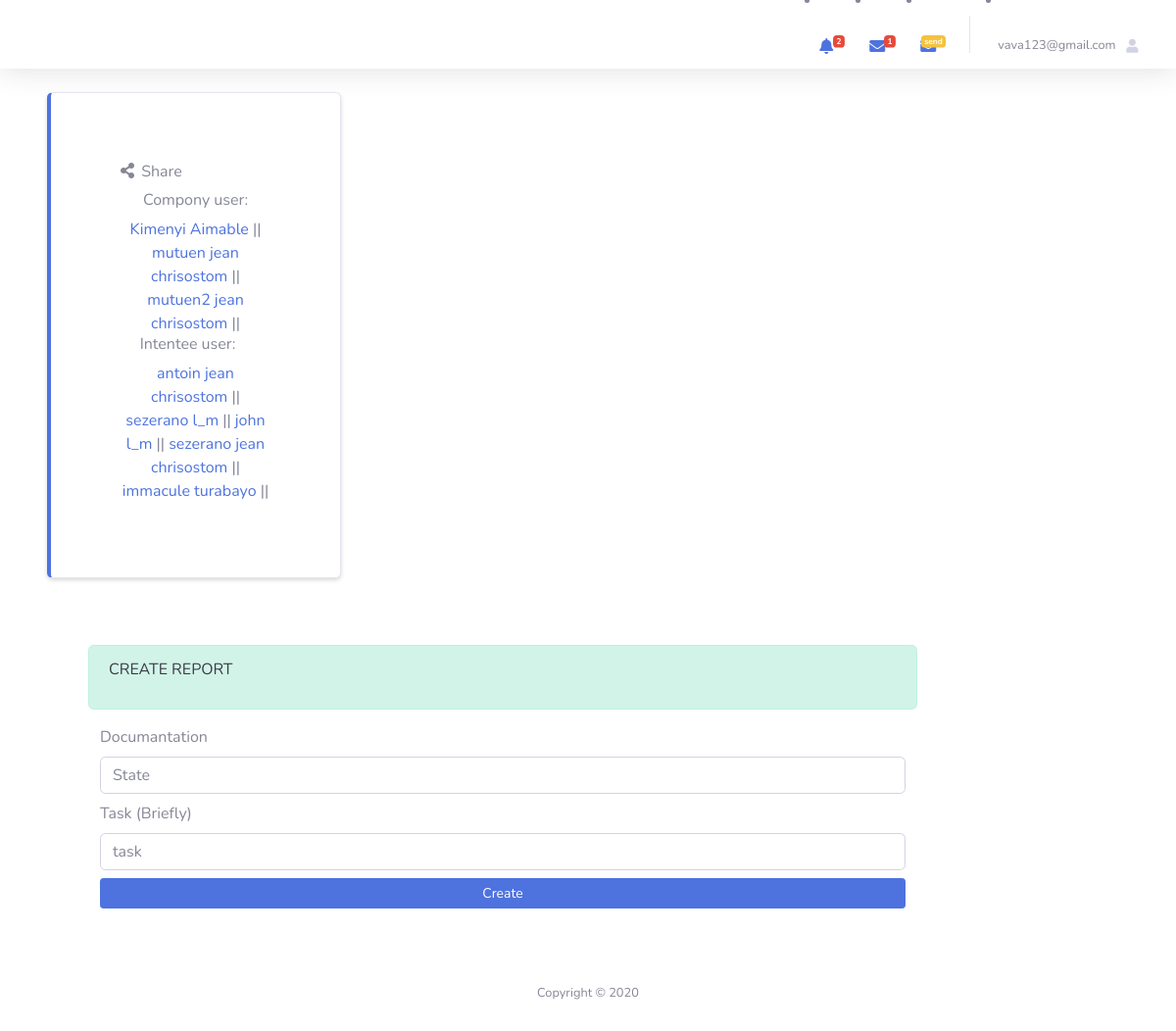
/home.php?report=de (signed in), run on the app's committed database.
### tables this page shows
CREATE TABLE `users` (
  `userid` int(255) NOT NULL,
  `fname` varchar(255) NOT NULL,
  `lname` varchar(255) NOT NULL,
  `Email` varchar(50) DEFAULT NULL,
  `password` varchar(255) NOT NULL,
  `status` varchar(255) DEFAULT NULL,
  `reg` varchar(11) DEFAULT '0',
  `gander` varchar(50) NOT NULL,
  `intid` varchar(50) DEFAULT 'none'
);

### include/module.php (the view, shortened to what this page needs)
<?php
class conn {
    protected $host = 'localhost';
    protected $user = 'root';
    protected $pass = '';
    protected $dbname = 'intent_ms';
    protected $link ;
public function __construct(){
    try{
        $dns = 'mysql:host='.$this->host.';dbname='.$this->dbname.';';
      $this->link = new PDO($dns,$this->user,$this->pass);
      $this->link->setAttribute( PDO::ATTR_ERRMODE, PDO::ERRMODE_WARNING );
  }
  catch(PDOException  $e){
      echo $e->getMessage();
  }
}
     public function note() {
        $sql = " SELECT  * from users where reg ='0' ";
        $stmt = $this->link->prepare($sql);
        $stmt->execute();
        $stmt->fetchAll();
        $rows = $stmt->rowCount();
     echo $rows;
     }
public function malnote($username){
    $sql = "SELECT users.* , massage.* from massage join users using(userid) where  massage.Email =:em and live != 0 ";
    $stmt = $this->link->prepare($sql);
    $stmt->execute([':em'=>$username]);
    $count = $stmt->rowCount();
    echo $count;
}
   public function cuser( $st , $inte){
      $ex = $_SESSION['userName'];
    $sq = "SELECT * FROM users WHERE  status= :st and intid = :cu and Email !=:ex  and reg='1' or status= 'admin' ";
            $stmt = $this->link->prepare($sq);
            $stmt->execute([':cu'=> $inte , ':st'=>$st , ':ex'=>$ex]);
            $rows = $stmt->fetchAll();
            foreach($rows as $re){
                   echo ' <a class="collapse-item text-center " href="home.php?report=a&cus='. $re['userid'] .'">'. $re['fname'] .' '. $re['lname']  .'</a> || ';
            }
   }
   public function iuser( $st ){
    $sq = "SELECT * FROM users WHERE  status= :st  and reg='1' ";
            $stmt = $this->link->prepare($sq);
            $stmt->execute([':st'=> $st ]);
            $rows = $stmt->fetchAll();
            foreach($rows as $re){
                echo ' <a class="collapse-item text-center " href="home.php?report=a&cus='. $re['userid'] .'">'. $re['fname'] .' '. $re['lname']  .'</a> || ';
            }
   }
}

### data on the page
users: fname "Kimenyi", lname "Aimable"
users: fname "mutuen", lname "jean chrisostom"
users: fname "mutuen2", lname "jean chrisostom"
users: fname "antoin", lname "jean chrisostom"
users: fname "sezerano", lname "l_m"
users: fname "john", lname "l_m"
users: fname "sezerano", lname "jean chrisostom"
users: fname "immacule", lname "turabayo"

### other printed values
$rows "2"
$count "1"
$_SESSION['userName'] "vava123@gmail.com"
